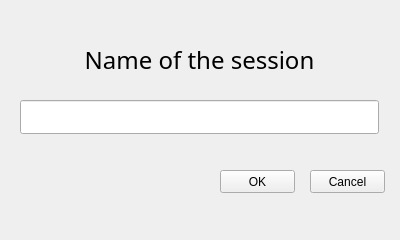
<?xml version="1.0" encoding="UTF-8"?>
<ui version="4.0">
 <class>Form</class>
 <widget class="QWidget" name="Form">
  <property name="geometry">
   <rect>
    <x>0</x>
    <y>0</y>
    <width>400</width>
    <height>240</height>
   </rect>
  </property>
  <property name="minimumSize">
   <size>
    <width>400</width>
    <height>240</height>
   </size>
  </property>
  <property name="maximumSize">
   <size>
    <width>400</width>
    <height>240</height>
   </size>
  </property>
  <property name="windowTitle">
   <string>Add session</string>
  </property>
  <widget class="QPushButton" name="pushButton_Cancel">
   <property name="geometry">
    <rect>
     <x>310</x>
     <y>170</y>
     <width>75</width>
     <height>23</height>
    </rect>
   </property>
   <property name="text">
    <string>Cancel</string>
   </property>
  </widget>
  <widget class="QLabel" name="label">
   <property name="geometry">
    <rect>
     <x>0</x>
     <y>0</y>
     <width>399</width>
     <height>77</height>
    </rect>
   </property>
   <property name="font">
    <font>
     <family>Seb Neue</family>
     <pointsize>18</pointsize>
    </font>
   </property>
   <property name="text">
    <string>Name of the session</string>
   </property>
   <property name="alignment">
    <set>Qt::AlignBottom|Qt::AlignHCenter</set>
   </property>
  </widget>
  <widget class="QPushButton" name="pushButton_Ok">
   <property name="geometry">
    <rect>
     <x>220</x>
     <y>170</y>
     <width>75</width>
     <height>23</height>
    </rect>
   </property>
   <property name="text">
    <string>OK</string>
   </property>
  </widget>
  <widget class="QLineEdit" name="lineEdit">
   <property name="geometry">
    <rect>
     <x>0</x>
     <y>80</y>
     <width>399</width>
     <height>74</height>
    </rect>
   </property>
   <property name="font">
    <font>
     <family>Seb Neue</family>
     <pointsize>20</pointsize>
    </font>
   </property>
   <property name="styleSheet">
    <string notr="true">margin: 20px;</string>
   </property>
  </widget>
 </widget>
 <resources/>
 <connections/>
</ui>
